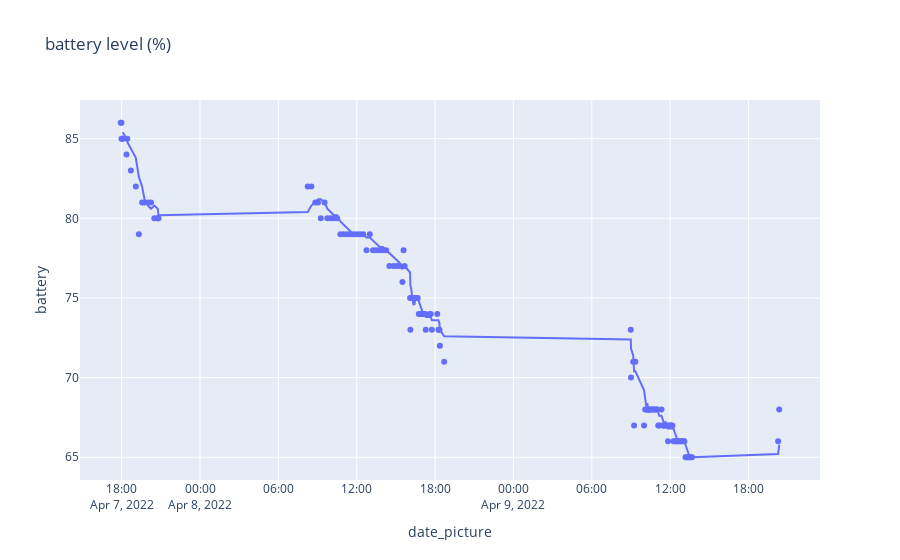

The notebook cell this image was saved under:
### Code cell
fig = px.scatter(results, x="date_picture", y="battery", trendline="rolling", trendline_options=dict(window=5), title="battery level (%)")
fig.show()
